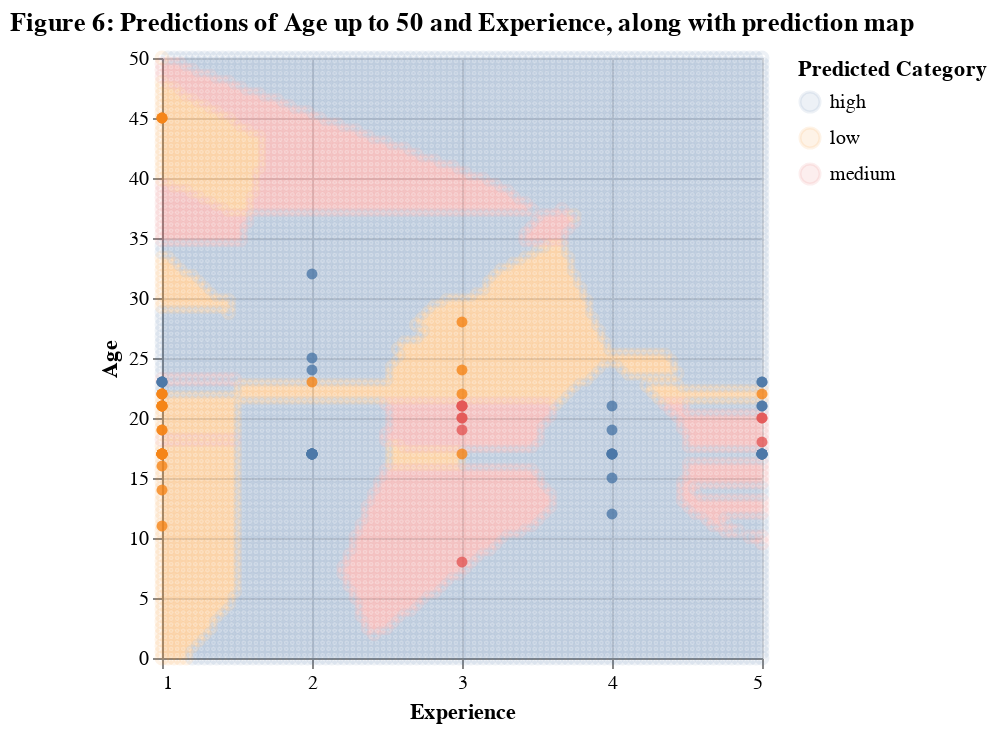

The code cell stored with this chart in its notebook:
### Markdown cell above
Prediction range up to 50 years old to show more intricate relationships

### Code cell
#colored prediction map visualization from textbook

#ranges
experience_range = np.linspace(predictions["experience_numeric"].min(), 
                                predictions["experience_numeric"].max() , 
                                100)

age_range_50 = np.linspace(predictions["age"].min() - 8, 
                        predictions["age"].max() + 5, 
                        100)

#creating grid of values
exp_age_grid_50 = np.array(np.meshgrid(experience_range, age_range_50)).T.reshape(-1, 2)
exp_age_grid_50 = pd.DataFrame(exp_age_grid_50, 
                            columns=["experience_numeric", "age"])

#Predict categories for the grid points
exp_age_grid_50["predicted"] = optimized.predict(exp_age_grid_50)

#Plot the background 
background_50 = alt.Chart(exp_age_grid_50).mark_point(opacity=0.1).encode(
    x=alt.X("experience_numeric", axis=alt.Axis(values=[1, 2, 3, 4, 5], format="d")).title("Experience"),
    y=alt.Y("age").title("Age"),
    color=alt.Color("predicted:N")
).properties(title="Figure 6: Predictions of Age up to 50 and Experience, along with prediction map")

# Overlay the scatter plot for predictions
groups_scatter_50 = alt.Chart(predictions).mark_circle(opacity=0.8).encode(
    x=alt.X("experience_numeric").title("Experience").scale(zero=False),
    y=alt.Y("age").title("Age"),
    color=alt.Color("predicted:N").title("Predicted Category")
)

# Combine both plots
prediction_visualization_50 = background_50 + groups_scatter_50
prediction_visualization_50

### Figure 1 — Vega specification as saved in the notebook (floating-point values rounded to 4 significant figures; data arrays with more than 128 entries replaced by an {"elided": "..."} marker saying what was removed)
{"$schema": "https://vega.github.io/schema/vega/v5.json", "data": [{"name": "source_0", "values": {"elided": "10000 records"}}, {"name": "source_1", "values": [{"age": 17, "experience_numeric": 2, "predicted": "high"}, {"age": 24, "experience_numeric": 2, "predicted": "high"}, {"age": 21, "experience_numeric": 1, "predicted": "low"}, {"age": 22, "experience_numeric": 1, "predicted": "low"}, {"age": 18, "experience_numeric": 5, "predicted": "medium"}, {"age": 17, "experience_numeric": 1, "predicted": "low"}, {"age": 17, "experience_numeric": 2, "predicted": "high"}, {"age": 20, "experience_numeric": 3, "predicted": "medium"}, {"age": 19, "experience_numeric": 1, "predicted": "low"}, {"age": 23, "experience_numeric": 5, "predicted": "high"}, {"age": 17, "experience_numeric": 2, "predicted": "high"}, {"age": 23, "experience_numeric": 1, "predicted": "high"}, {"age": 21, "experience_numeric": 1, "predicted": "low"}, {"age": 20, "experience_numeric": 5, "predicted": "medium"}, {"age": 17, "experience_numeric": 2, "predicted": "high"}, {"age": 17, "experience_numeric": 1, "predicted": "low"}, {"age": 17, "experience_numeric": 5, "predicted": "high"}, {"age": 45, "experience_numeric": 1, "predicted": "low"}, {"age": 17, "experience_numeric": 4, "predicted": "high"}, {"age": 15, "experience_numeric": 4, "predicted": "high"}, {"age": 23, "experience_numeric": 5, "predicted": "high"}, {"age": 45, "experience_numeric": 1, "predicted": "low"}, {"age": 11, "experience_numeric": 1, "predicted": "low"}, {"age": 23, "experience_numeric": 2, "predicted": "low"}, {"age": 17, "experience_numeric": 3, "predicted": "low"}, {"age": 17, "experience_numeric": 4, "predicted": "high"}, {"age": 22, "experience_numeric": 5, "predicted": "low"}, {"age": 17, "experience_numeric": 5, "predicted": "high"}, {"age": 17, "experience_numeric": 4, "predicted": "high"}, {"age": 28, "experience_numeric": 3, "predicted": "low"}, {"age": 21, "experience_numeric": 3, "predicted": "medium"}, {"age": 17, "experience_numeric": 2, "predicted": "high"}, {"age": 22, "experience_numeric": 1, "predicted": "low"}, {"age": 17, "experience_numeric": 1, "predicted": "low"}, {"age": 17, "experience_numeric": 5, "predicted": "high"}, {"age": 22, "experience_numeric": 1, "predicted": "low"}, {"age": 8, "experience_numeric": 3, "predicted": "medium"}, {"age": 23, "experience_numeric": 1, "predicted": "high"}, {"age": 21, "experience_numeric": 1, "predicted": "low"}, {"age": 19, "experience_numeric": 3, "predicted": "medium"}, {"age": 17, "experience_numeric": 1, "predicted": "low"}, {"age": 17, "experience_numeric": 5, "predicted": "high"}, {"age": 23, "experience_numeric": 1, "predicted": "high"}, {"age": 21, "experience_numeric": 4, "predicted": "high"}, {"age": 22, "experience_numeric": 1, "predicted": "low"}, {"age": 17, "experience_numeric": 5, "predicted": "high"}, {"age": 17, "experience_numeric": 5, "predicted": "high"}, {"age": 21, "experience_numeric": 3, "predicted": "medium"}, {"age": 20, "experience_numeric": 5, "predicted": "medium"}, {"age": 17, "experience_numeric": 1, "predicted": "low"}, {"age": 17, "experience_numeric": 2, "predicted": "high"}, {"age": 23, "experience_numeric": 1, "predicted": "high"}, {"age": 17, "experience_numeric": 5, "predicted": "high"}, {"age": 12, "experience_numeric": 4, "predicted": "high"}, {"age": 16, "experience_numeric": 1, "predicted": "low"}, {"age": 21, "experience_numeric": 1, "predicted": "low"}, {"age": 32, "experience_numeric": 2, "predicted": "high"}, {"age": 21, "experience_numeric": 5, "predicted": "high"}, {"age": 25, "experience_numeric": 2, "predicted": "high"}, {"age": 22, "experience_numeric": 3, "predicted": "low"}, {"age": 17, "experience_numeric": 2, "predicted": "high"}, {"age": 17, "experience_numeric": 1, "predicted": "low"}, {"age": 17, "experience_numeric": 1, "predicted": "low"}, {"age": 21, "experience_numeric": 3, "predicted": "medium"}, {"age": 21, "experience_numeric": 1, "predicted": "low"}, {"age": 24, "experience_numeric": 3, "predicted": "low"}, {"age": 17, "experience_numeric": 2, "predicted": "high"}, {"age": 45, "experience_numeric": 1, "predicted": "low"}, {"age": 21, "experience_numeric": 5, "predicted": "high"}, {"age": 17, "experience_numeric": 1, "predicted": "low"}, {"age": 19, "experience_numeric": 4, "predicted": "high"}, {"age": 17, "experience_numeric": 2, "predicted": "high"}, {"age": 14, "experience_numeric": 1, "predicted": "low"}, {"age": 20, "experience_numeric": 3, "predicted": "medium"}, {"age": 17, "experience_numeric": 1, "predicted": "low"}, {"age": 19, "experience_numeric": 1, "predicted": "low"}, {"age": 17, "experience_numeric": 4, "predicted": "high"}]}, {"name": "source_0_color_domain_predicted_0", "values": [{"predicted": "low"}, {"predicted": "medium"}, {"predicted": "high"}]}, {"name": "source_1_color_domain_predicted_1", "values": [{"predicted": "high"}, {"predicted": "low"}, {"predicted": "medium"}]}], "marks": [{"type": "symbol", "name": "layer_0_marks", "from": {"data": "source_0"}, "encode": {"update": {"stroke": {"field": "predicted", "scale": "color"}, "x": {"field": "experience_numeric", "scale": "x"}, "fill": {"value": "transparent"}, "y": {"field": "age", "scale": "y"}, "opacity": {"value": 0.1}}}, "style": ["point"]}, {"type": "symbol", "name": "layer_1_marks", "from": {"data": "source_1"}, "encode": {"update": {"shape": {"value": "circle"}, "fill": {"field": "predicted", "scale": "color"}, "opacity": {"value": 0.8}, "x": {"field": "experience_numeric", "scale": "x"}, "y": {"field": "age", "scale": "y"}}}, "style": ["circle"]}], "scales": [{"name": "x", "type": "linear", "domain": {"fields": [{"data": "source_0", "field": "experience_numeric"}, {"data": "source_1", "field": "experience_numeric"}]}, "range": [0, {"signal": "width"}], "zero": false, "nice": true}, {"name": "y", "type": "linear", "domain": {"fields": [{"data": "source_0", "field": "age"}, {"data": "source_1", "field": "age"}]}, "range": [{"signal": "height"}, 0], "nice": true, "zero": true}, {"name": "color", "type": "ordinal", "domain": {"fields": [{"data": "source_0_color_domain_predicted_0", "field": "predicted"}, {"data": "source_1_color_domain_predicted_1", "field": "predicted"}], "sort": true}, "range": "category"}], "axes": [{"scale": "x", "tickMinStep": 1, "tickCount": {"signal": "ceil(width/40)"}, "values": [1, 2, 3, 4, 5], "minExtent": 0, "ticks": false, "grid": true, "gridScale": "y", "labels": false, "aria": false, "zindex": 0, "maxExtent": 0, "domain": false, "orient": "bottom"}, {"scale": "y", "minExtent": 0, "labels": false, "grid": true, "zindex": 0, "orient": "left", "ticks": false, "tickCount": {"signal": "ceil(height/40)"}, "aria": false, "gridScale": "x", "domain": false, "maxExtent": 0}, {"scale": "x", "tickMinStep": 1, "zindex": 0, "orient": "bottom", "grid": false, "labelFlush": true, "title": "Experience", "labelOverlap": true, "tickCount": {"signal": "ceil(width/40)"}, "values": [1, 2, 3, 4, 5], "format": "d"}, {"scale": "y", "orient": "left", "grid": false, "title": "Age", "labelOverlap": true, "tickCount": {"signal": "ceil(height/40)"}, "zindex": 0}], "title": {"text": "Figure 6: Predictions of Age up to 50 and Experience, along with prediction map", "frame": "group"}, "padding": 5, "background": "white", "legends": [{"title": "Predicted Category", "stroke": "color", "symbolType": "circle", "encode": {"symbols": {"update": {"opacity": {"value": 0.1}}}}, "fill": "color"}], "width": 300, "height": 300, "style": "cell"}
